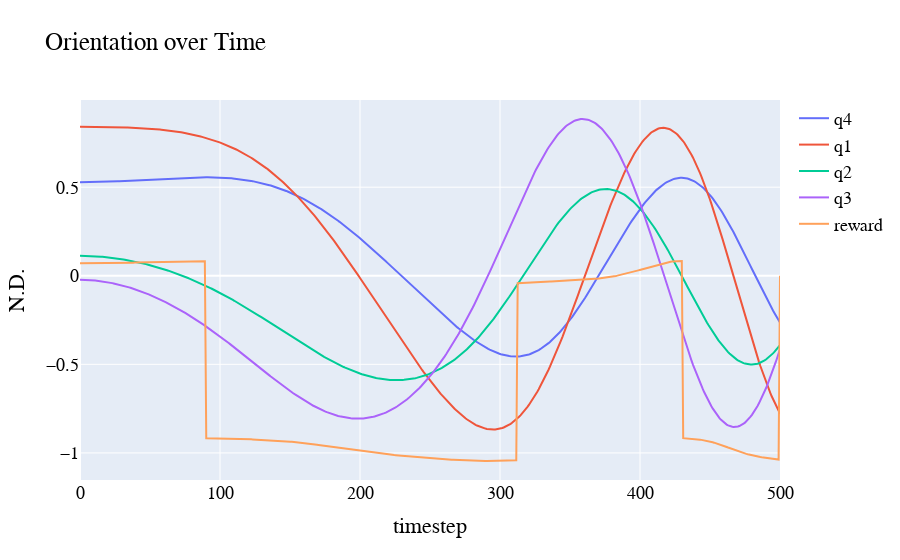

Source (notebook cell):
### Code cell
fig = go.Figure()

fig.add_trace(go.Scatter(x=x, y=q4,
                    mode='lines',
                    name='q4'))
fig.add_trace(go.Scatter(x=x, y=q1,
                    mode='lines',
                    name='q1'))
fig.add_trace(go.Scatter(x=x, y=q2,
                    mode='lines',
                    name='q2'))
fig.add_trace(go.Scatter(x=x, y=q3,
                    mode='lines',
                    name='q3'))

fig.add_trace(go.Scatter(x=x, y=reward_list,
                    mode='lines',
                    name='reward'))


fig.update_layout(
    title="Orientation over Time",
    xaxis_title="timestep",
    yaxis_title="N.D.",
    font=dict(
        family="Arial",
        size=18,
        color="#000000"
    )
)

fig.show()

### Figure 1 — Plotly figure (JSON) as saved in the notebook; plotly's stock layout.template omitted (floating-point values rounded to 4 significant figures; data arrays with more than 128 entries replaced by an {"elided": "..."} marker saying what was removed)
{"data": [{"mode": "lines", "name": "q4", "type": "scatter", "x": {"elided": "500 float values"}, "y": {"elided": "500 float values"}}, {"mode": "lines", "name": "q1", "type": "scatter", "x": {"elided": "500 float values"}, "y": {"elided": "500 float values"}}, {"mode": "lines", "name": "q2", "type": "scatter", "x": {"elided": "500 float values"}, "y": {"elided": "500 float values"}}, {"mode": "lines", "name": "q3", "type": "scatter", "x": {"elided": "500 float values"}, "y": {"elided": "500 float values"}}, {"mode": "lines", "name": "reward", "type": "scatter", "x": {"elided": "500 float values"}, "y": {"elided": "500 float values"}}], "layout": {"font": {"color": "#000000", "family": "Arial", "size": 18}, "title": {"text": "Orientation over Time"}, "xaxis": {"title": {"text": "timestep"}}, "yaxis": {"title": {"text": "N.D."}}}}
